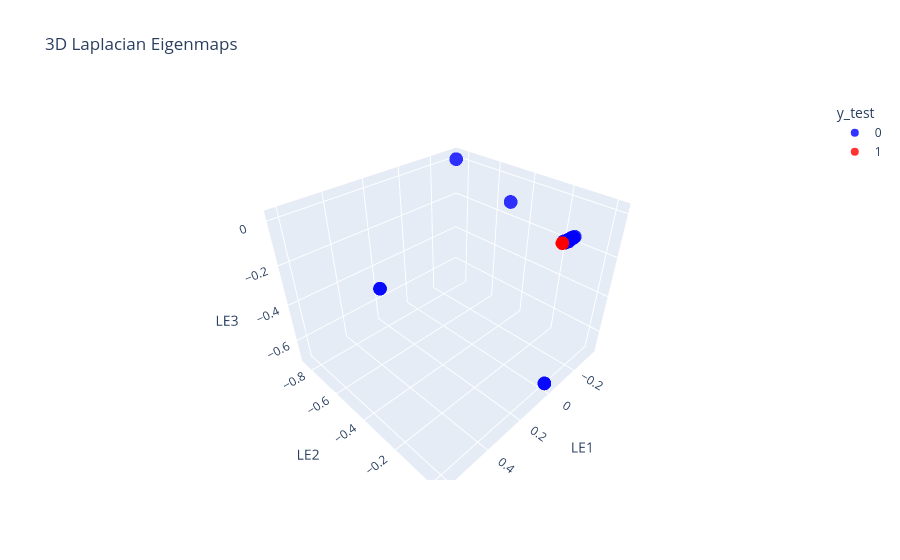

The notebook cell this image was saved under:
### Code cell
plot_laplacian_eigenmaps_3d(
    X_scaled_test=X_scaled_test,
    y_test=y_test,
    test_df=test_df,
    hover_col='sales_id',
    n_components=3,
    sigma=1.0
)
